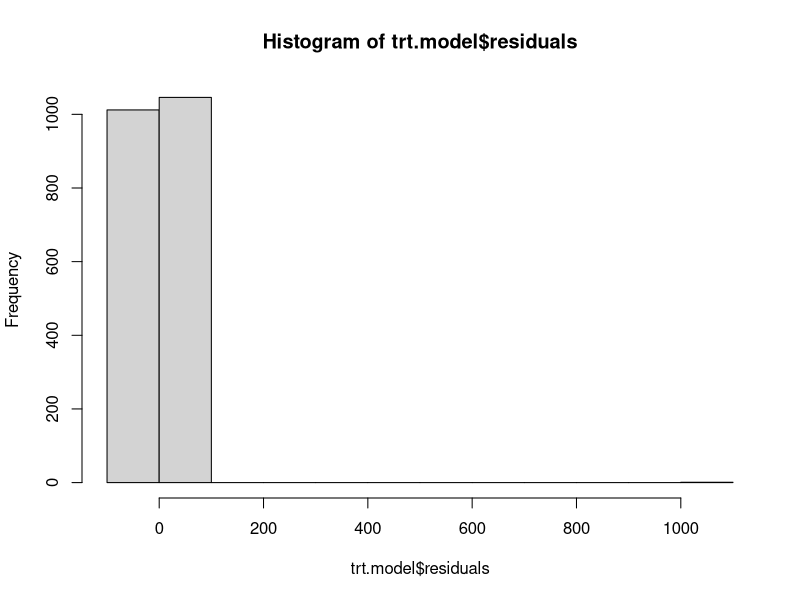
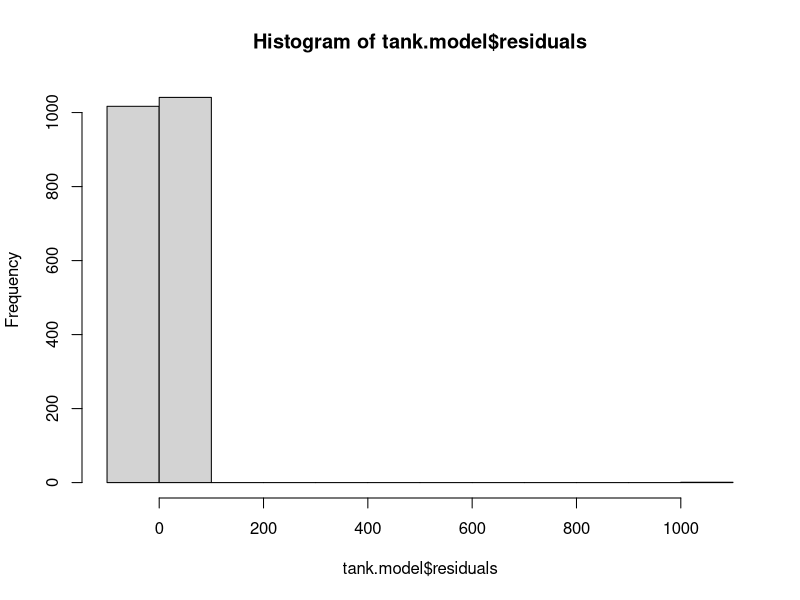
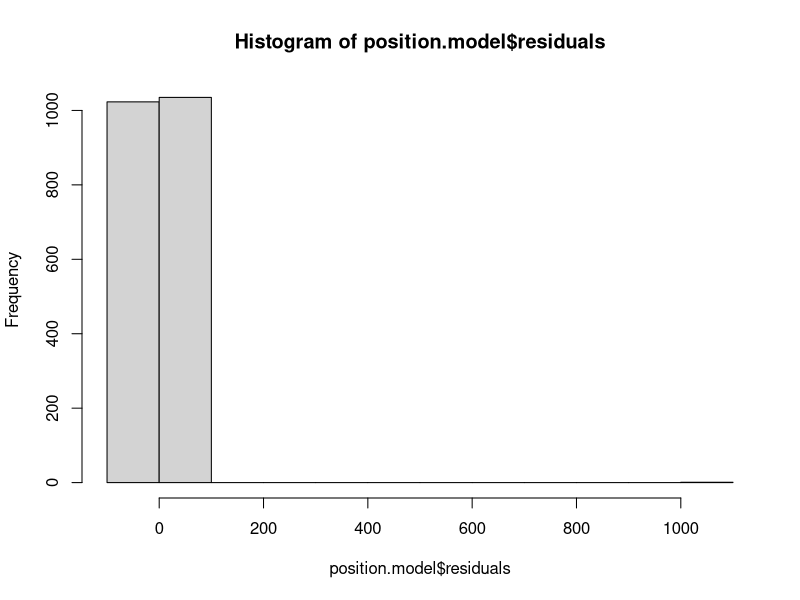
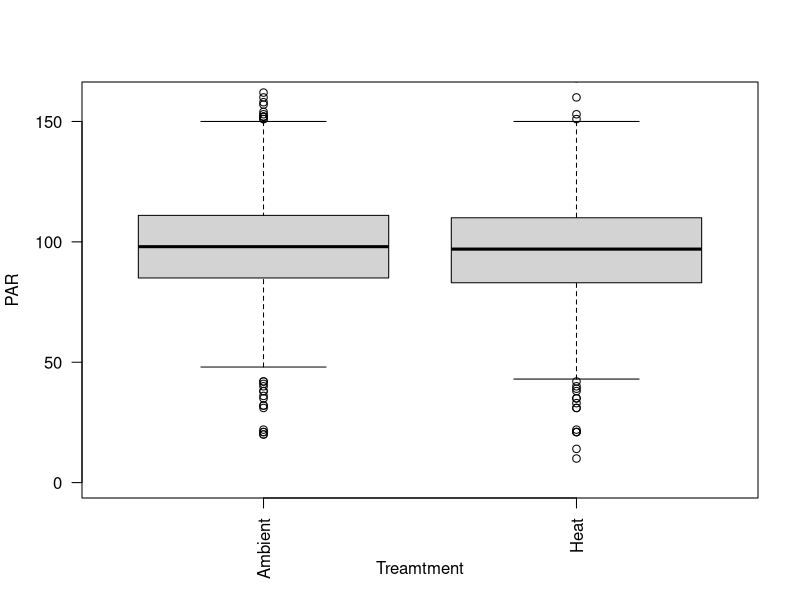
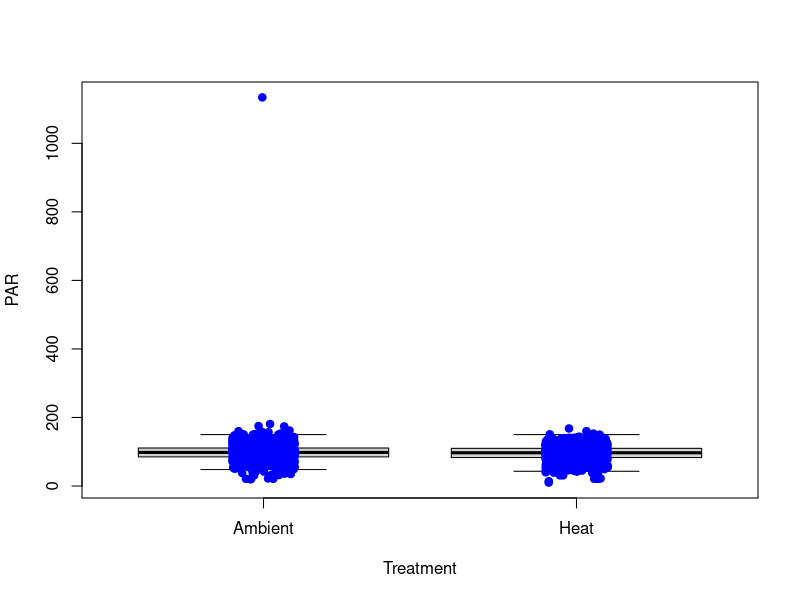
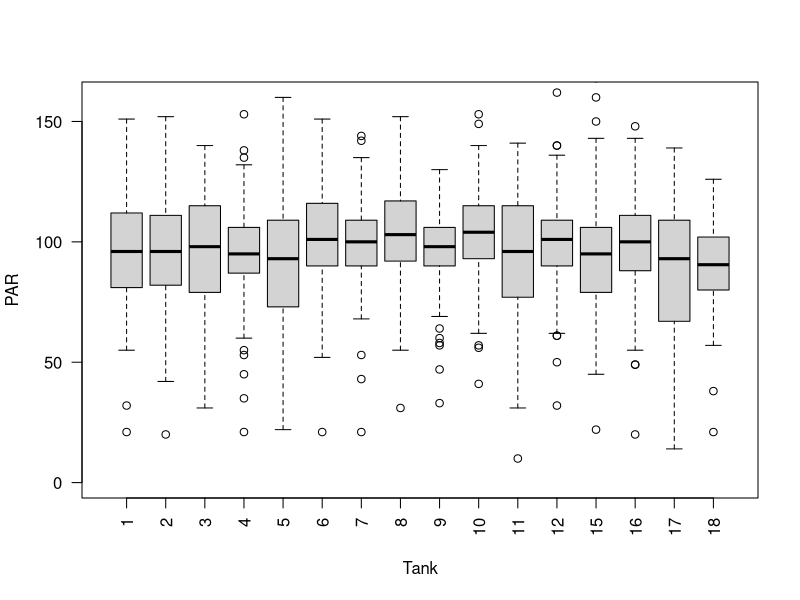
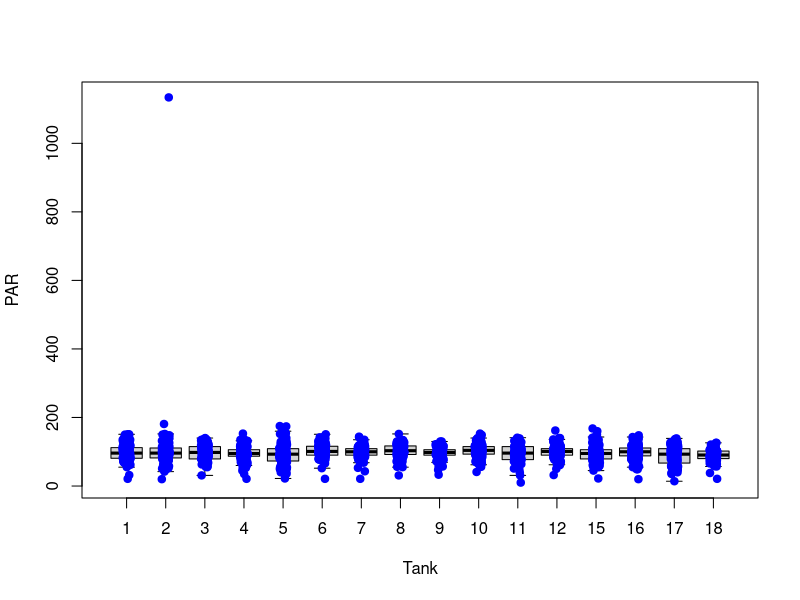
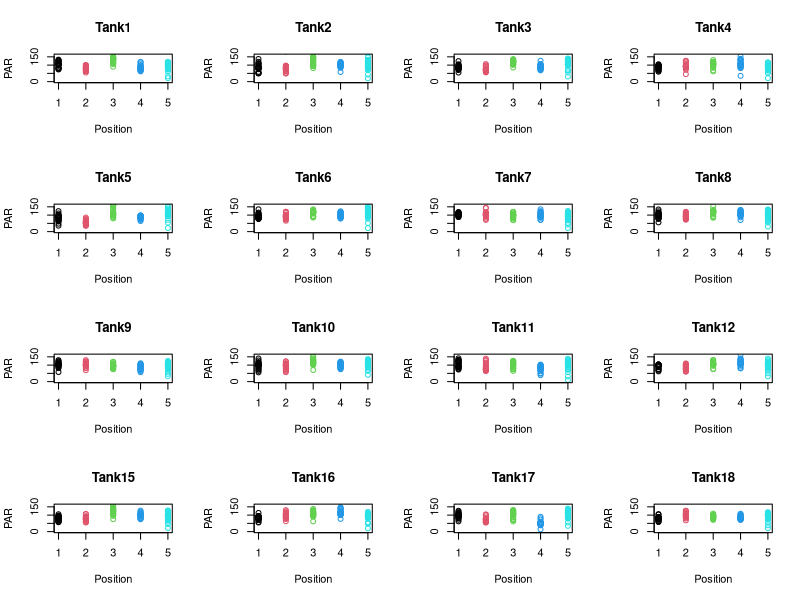

Source code (R) for these figures, in order:
## ---- chunk 1
knitr::opts_chunk$set(echo = TRUE)
## ---- chunk 2
library(tidyverse)
## ---- chunk 3
getwd()
## ---- chunk 4
light <- read.csv("data/Light_Data.csv", header = TRUE)
light <- subset(light, Treatment=="Heat" | Treatment=="Ambient")

## ---- chunk 5
# By Treatment
trt.model <- aov(PAR ~ Treatment,data=light)
trt.model
summary(trt.model)
hist(trt.model$residuals)

# By Tank
tank.model <- aov(PAR ~ Tank,data=light)
tank.model
summary(tank.model)
hist(tank.model$residuals)

# By Position
position.model <- lm(PAR ~ Position, data=light)
position.model
summary(position.model)
hist(position.model$residuals)
## ---- chunk 6
pdf("output/Light.by.Treatment.pdf")
plot(as.factor(light$Treatment), light$PAR, xlab="Treamtment", ylab="PAR", ylim=c(0,160), las=2)
boxplot(PAR ~ Treatment, data = light, outpch = NA) 
stripchart(PAR ~ Treatment, data = light, 
           vertical = TRUE, method = "jitter", 
           pch = 21, col = "blue", bg = "blue", 
           add = TRUE) 
dev.off()
## ---- chunk 7
pdf("output/Light.by.Tank.pdf")
plot(as.factor(light$Tank), light$PAR, xlab="Tank", ylab="PAR", ylim=c(0,160), las=2)
boxplot(PAR ~ Tank, data = light, outpch = NA) 
stripchart(PAR ~ Tank, data = light, 
           vertical = TRUE, method = "jitter", 
           pch = 21, col = "blue", bg = "blue", 
           add = TRUE) 
dev.off()
## ---- chunk 8
pdf("output/Light.by.Position.pdf")
par(mfrow=c(4,4))
Tank1 <- subset(light, Tank==1)
plot(PAR ~ Position, data=Tank1, col=Position, ylim=c(0,160), main = "Tank1")

Tank2 <- subset(light, Tank==2)
plot(PAR ~ Position, data=Tank2, col=Position, ylim=c(0,160), main = "Tank2")

Tank3 <- subset(light, Tank==3)
plot(PAR ~ Position, data=Tank3, col=Position, ylim=c(0,160), main = "Tank3")

Tank4 <- subset(light, Tank==4)
plot(PAR ~ Position, data=Tank4, col=Position, ylim=c(0,160), main = "Tank4")

Tank5 <- subset(light, Tank==5)
plot(PAR ~ Position, data=Tank5, col=Position, ylim=c(0,160), main = "Tank5")

Tank6 <- subset(light, Tank==6)
plot(PAR ~ Position, data=Tank6, col=Position, ylim=c(0,160), main = "Tank6")

Tank7 <- subset(light, Tank==7)
plot(PAR ~ Position, data=Tank7, col=Position, ylim=c(0,160), main = "Tank7")

Tank8 <- subset(light, Tank==8)
plot(PAR ~ Position, data=Tank8, col=Position, ylim=c(0,160), main = "Tank8")

Tank9 <- subset(light, Tank==9)
plot(PAR ~ Position, data=Tank9, col=Position, ylim=c(0,160), main = "Tank9")

Tank10 <- subset(light, Tank==10)
plot(PAR ~ Position, data=Tank10, col=Position, ylim=c(0,160), main = "Tank10")

Tank11 <- subset(light, Tank==11)
plot(PAR ~ Position, data=Tank11, col=Position, ylim=c(0,160), main = "Tank11")

Tank12 <- subset(light, Tank==12)
plot(PAR ~ Position, data=Tank12, col=Position, ylim=c(0,160), main = "Tank12")

Tank15 <- subset(light, Tank==15)
plot(PAR ~ Position, data=Tank15, col=Position, ylim=c(0,160), main = "Tank15")

Tank16 <- subset(light, Tank==16)
plot(PAR ~ Position, data=Tank16, col=Position, ylim=c(0,160), main = "Tank16")

Tank17 <- subset(light, Tank==17)
plot(PAR ~ Position, data=Tank17, col=Position, ylim=c(0,160), main = "Tank17")

Tank18 <- subset(light, Tank==18)
plot(PAR ~ Position, data=Tank18, col=Position, ylim=c(0,160), main = "Tank18")

dev.off()
